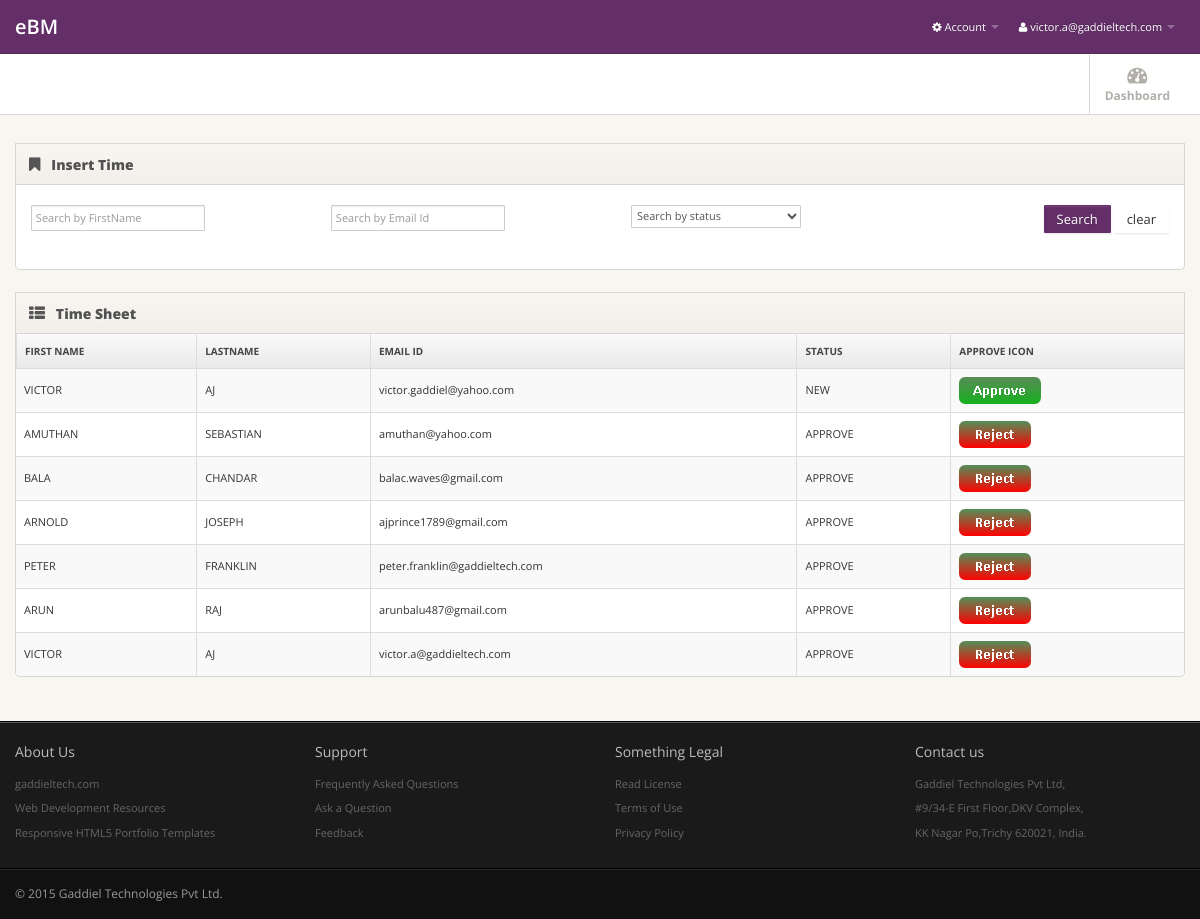
The page /user/userpermissions.php (signed in) on the database its author committed.
### tables this page shows
CREATE TABLE `ebm_reg` (
  `CREATED_BY` varchar(60) NOT NULL DEFAULT '-1',
  `CREATED_DATE` date NOT NULL DEFAULT '0000-00-00',
  `LAST_UPDATE_BY` varchar(60) NOT NULL DEFAULT '-1',
  `LAST_UPDATE_DATE` timestamp NOT NULL DEFAULT CURRENT_TIMESTAMP ON UPDATE CURRENT_TIMESTAMP,
  `ID` int(10) NOT NULL AUTO_INCREMENT,
  `FIRSTNAME` varchar(30) DEFAULT NULL,
  `LASTNAME` varchar(20) NOT NULL,
  `EMAIL` varchar(60) NOT NULL,
  `ROLE` varchar(30) NOT NULL,
  `PASSWORD` varchar(50) NOT NULL,
  `ACTIVE_FLAG` int(1) NOT NULL DEFAULT '0',
  `DEFAULT_PASSWORD_CHANGED` varchar(1) NOT NULL DEFAULT 'N',
  `MOBILE` int(15) NOT NULL,
  `STATE` varchar(15) NOT NULL,
  `COUNTRY` varchar(15) NOT NULL,
  `LAST_SUCCESS_LOGIN_DATE` date DEFAULT NULL,
  `LAST_FAILED_LOGIN_DATE` date DEFAULT NULL,
  `NEXT_PASSWORD_CHANGE_DATE` date DEFAULT NULL,
  `REMARKS` varchar(240) DEFAULT NULL,
  `SESSION_ID` varchar(100) DEFAULT NULL,
  `FIRST_ANSWER` varchar(30) DEFAULT NULL,
  `SECOND_ANSWER` varchar(30) DEFAULT NULL,
  `THIRD_ANSWER` varchar(30) DEFAULT NULL,
  PRIMARY KEY (`ID`),
  UNIQUE KEY `EMAIL` (`EMAIL`)
);

### user/userpermissions.php (the view, shortened to what this page needs)
<?php include('../include/header.php'); ?>
<div class="subnavbar">
<div class="subnavbar-inner">
		<div class="container">
			<ul class="mainnav  pull-right">
				<li>
					<a href="../dashboard/dashboard.php">
						<i class="icon-dashboard"></i>
						<span>Dashboard</span>
					</a>
				</li>
			</ul>
		</div>
	</div>
</div>
<div class="main">
  <div class="main-inner">
    <div class="container">
      <div class="row">
	   <div class="span12">
	    <div class="widget">
            <div class="widget-header"> <i class="icon-bookmark"></i>
              <h3>Insert Time</h3>
            </div>
            <div class="widget-content">
            <form action="" method="post">
				<div class="row">
					<div class="span3">
						<input type="text" autofocus class="span2" placeholder=" Search by FirstName"  id="txtFirstNameSearchId" name="txtFirstNameSearchName"/>
					</div>
				<div class="span3">
					<input type="text"  class="span2" placeholder=" Search by Email Id"  id="txtEmailSearchId" name="txtEmailSearchName"/>
				</div>
				<div class="span3">
					<select  class="span2" id="txtStatusSearchId"   name="txtStatusSearchName">
						<option value="">Search by status</option>
					</select>
				</div>
                          <div class="pull-right">
			<input type="submit" class="btn btn-success"  onClick="searchvalue()" value="Search">
			<input type="reset" class="btn"   value="clear">
					</div>
			</div>
			</form>
            </div>
          </div>
	   </div>
        <div class="span12">
          <div class="widget widget-table action-table">
            <div class="widget-header"> <i class="icon-th-list"></i>
              <h3>Time Sheet</h3>
            </div>
            <div class="widget-content">
              <table class="table table-striped table-bordered">
                <tr>
					<th data-toggle="true">First Name</th>
					<th data-toggle="true">Lastname</th>
					<th data-hide="phone,tablet">Email Id</th>
					<th data-toggle="true">Status</th>
					<th data-toggle="true">Approve Icon</th>
					</tr>
                <tbody>
                 <?php
				$pdo = Database::connect();
				$pdo->setAttribute(PDO::ATTR_ERRMODE, PDO::ERRMODE_EXCEPTION);
				$result = $pdo->prepare("SELECT ID,FIRSTNAME,LASTNAME,EMAIL,ACTIVE_FLAG FROM ebm_reg ORDER BY ID DESC");
				$result->execute();
					for($i=0; $row = $result->fetch(); $i++){
					$status=$row['ACTIVE_FLAG'];
					if($status==1){
						$stats="Approve";
					} elseif($status==2){
						$stats="Reject";
					} else{
						$stats="New";
					}
				  ?>
				<tr Style="cursor:pointer;" id="views">
				<td style="text-transform:uppercase;"><?php echo  $row['FIRSTNAME'];?></td>
				<td style="text-transform:uppercase;"><?php echo  $row['LASTNAME'];?></td>
				<td><?php echo  $row['EMAIL'];?></td>
				<td style="text-transform:uppercase;"><?php echo  $stats ?></td>
				<?php if($status ==0){ ?>
				<td class="actions" id="approveID">
					<a href="approve.php?id=<?php echo $row['ID']; ?>">  <img src="approve.png"></a>
					<?php } ?>
				</td>
				<?php if($status ==1){ ?>
				<td class="actions" id="rejectID">
					<a href="reject.php?id=<?php echo $row['ID']; ?>"> <img src="reject.png"></a>
					<?php } ?>
				</td>
			</tr>
 <?php  }?>
        		</tbody>
              </table>
		    </div>
          </div>
		 </div>
		</div>
    </div>
  </div>
</div>
 <?php include('../include/footer.php'); ?>

### include/header.php (shortened to what this page needs)
<!DOCTYPE html>
<html lang="en">
<head>
<link rel="stylesheet" href="../resources/css/bootstrap.min.css" >
<link rel="stylesheet" href="../resources/css/bootstrap-responsive.min.css" >
<link rel="stylesheet" href="../resources/css/font-awesome.css">
<link rel="stylesheet" href="../resources/css/style.css">
<link rel="stylesheet" href="../resources/css/jquery-clockpicker.min.css">
<link rel="stylesheet" href="../resources/css/pikaday.css" >
<link rel="stylesheet" href="../resources/css/jquery-ui.css">
<link rel="stylesheet" href="../resources/css/pages/dashboard.css">
</head>
<body>
<div class="navbar navbar-fixed-top">
  <div class="navbar-inner">
    <div class="container">
			<a class="brand" href="../dashboard/dashboard.php"">eBM</a>
      <div class="nav-collapse">
        <ul class="nav pull-right">
		 <li class="dropdown">
			<a href="#" class="dropdown-toggle" data-toggle="dropdown">
				<i class="icon-cog"></i> Account <b class="caret"></b></a>
          </li>
          <li class="dropdown">
			<a href="#" class="dropdown-toggle" data-toggle="dropdown">
				<i class="icon-user" value=""></i>&nbsp;<?php echo $_SESSION['user']; ?>  <b class="caret"></b></a>
          </li>
        </ul>
      </div>
    </div>
  </div>
</div>

### include/footer.php (shortened to what this page needs)
<div class="extra">
  <div class="extra-inner">
    <div class="container">
      <div class="row">
                    <div class="span3">
                        <h4>
                            About Us</h4>
                        <ul>
                            <li><a href="javascript:;">gaddieltech.com</a></li>
                            <li><a href="javascript:;">Web Development Resources</a></li>
                            <li><a href="javascript:;">Responsive HTML5 Portfolio Templates</a></li>
                        </ul>
                    </div>
                    <div class="span3">
                        <h4>
                            Support</h4>
                        <ul>
                            <li><a href="javascript:;">Frequently Asked Questions</a></li>
                            <li><a href="javascript:;">Ask a Question</a></li>
                            <li><a href="javascript:;">Feedback</a></li>
                        </ul>
                    </div>
                    <div class="span3">
                        <h4>
                            Something Legal</h4>
                        <ul>
                            <li><a href="javascript:;">Read License</a></li>
                            <li><a href="javascript:;">Terms of Use</a></li>
                            <li><a href="javascript:;">Privacy Policy</a></li>
                        </ul>
                    </div>
                    <div class="span3">
                        <h4>
                           Contact us</h4>
                        <ul>
                            <li><a href="#">Gaddiel Technologies Pvt Ltd,</a></li>
                            <li><a href="#">#9/34-E First Floor,DKV Complex,</a></li>
                            <li><a href="#">KK Nagar Po,Trichy 620021, India.</a></li>
                        </ul>
                    </div>
                </div>
    </div>
  </div>
</div>
<div class="footer">
  <div class="footer-inner">
    <div class="container">
      <div class="row">
        <div class="span12"> &copy; 2015 <a href="http://www.gaddieltech.com/">Gaddiel Technologies Pvt Ltd</a>. </div>
      </div>
    </div>
  </div>
</div>
</body>
</html>

### rows shown on the page
ebm_reg: FIRSTNAME "VICTOR", LASTNAME "AJ", EMAIL "victor.gaddiel@yahoo.com", ACTIVE_FLAG "NEW"
ebm_reg: FIRSTNAME "AMUTHAN", LASTNAME "SEBASTIAN", EMAIL "amuthan@yahoo.com", ACTIVE_FLAG "APPROVE"
ebm_reg: FIRSTNAME "BALA", LASTNAME "CHANDAR", EMAIL "balac.waves@gmail.com", ACTIVE_FLAG "APPROVE"
ebm_reg: FIRSTNAME "ARNOLD", LASTNAME "JOSEPH", EMAIL "ajprince1789@gmail.com", ACTIVE_FLAG "APPROVE"
ebm_reg: FIRSTNAME "PETER", LASTNAME "FRANKLIN", EMAIL "peter.franklin@gaddieltech.com", ACTIVE_FLAG "APPROVE"
ebm_reg: FIRSTNAME "ARUN", LASTNAME "RAJ", EMAIL "arunbalu487@gmail.com", ACTIVE_FLAG "APPROVE"
ebm_reg: FIRSTNAME "VICTOR", LASTNAME "AJ", EMAIL "victor.a@gaddieltech.com", ACTIVE_FLAG "APPROVE"

### other values the page prints
$_SESSION['user'] "victor.a@gaddieltech.com"
